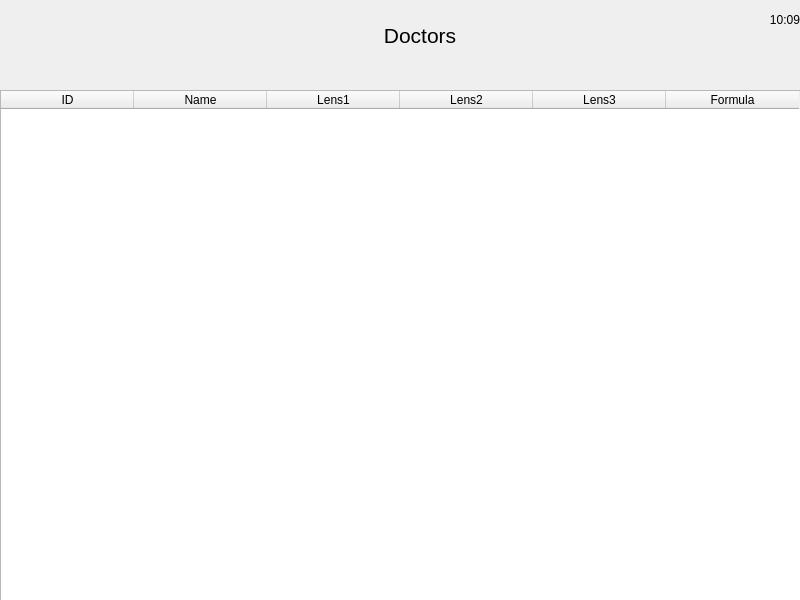
<?xml version="1.0" encoding="UTF-8"?>
<ui version="4.0">
 <class>ViewDoctorDialog</class>
 <widget class="QDialog" name="ViewDoctorDialog">
  <property name="geometry">
   <rect>
    <x>0</x>
    <y>0</y>
    <width>800</width>
    <height>600</height>
   </rect>
  </property>
  <property name="windowTitle">
   <string>Dialog</string>
  </property>
  <property name="styleSheet">
   <string notr="true">background-image: url(:/images/5.png);</string>
  </property>
  <widget class="QTableWidget" name="table_doctor">
   <property name="geometry">
    <rect>
     <x>0</x>
     <y>90</y>
     <width>801</width>
     <height>511</height>
    </rect>
   </property>
   <property name="styleSheet">
    <string notr="true">background-image:url(empty.png);</string>
   </property>
   <property name="editTriggers">
    <set>QAbstractItemView::NoEditTriggers</set>
   </property>
   <attribute name="horizontalHeaderDefaultSectionSize">
    <number>133</number>
   </attribute>
   <column>
    <property name="text">
     <string>ID</string>
    </property>
   </column>
   <column>
    <property name="text">
     <string>Name</string>
    </property>
   </column>
   <column>
    <property name="text">
     <string>Lens1</string>
    </property>
   </column>
   <column>
    <property name="text">
     <string>Lens2</string>
    </property>
   </column>
   <column>
    <property name="text">
     <string>Lens3</string>
    </property>
   </column>
   <column>
    <property name="text">
     <string>Formula</string>
    </property>
   </column>
  </widget>
  <widget class="QPushButton" name="btn_delete">
   <property name="geometry">
    <rect>
     <x>690</x>
     <y>317</y>
     <width>85</width>
     <height>85</height>
    </rect>
   </property>
   <property name="styleSheet">
    <string notr="true">background-image:url(empty.png);
border-image: url(:/images/delete-icon.png);</string>
   </property>
   <property name="text">
    <string/>
   </property>
   <property name="flat">
    <bool>true</bool>
   </property>
  </widget>
  <widget class="QPushButton" name="btn_edit">
   <property name="geometry">
    <rect>
     <x>690</x>
     <y>410</y>
     <width>85</width>
     <height>85</height>
    </rect>
   </property>
   <property name="styleSheet">
    <string notr="true">background-image:url(empty.png);
border-image: url(:/images/edit-icon.png);</string>
   </property>
   <property name="text">
    <string/>
   </property>
   <property name="flat">
    <bool>true</bool>
   </property>
  </widget>
  <widget class="QPushButton" name="btn_close">
   <property name="geometry">
    <rect>
     <x>0</x>
     <y>0</y>
     <width>70</width>
     <height>60</height>
    </rect>
   </property>
   <property name="styleSheet">
    <string notr="true">background-image:url(empty.png);
border-image: url(:/images/icons/ic_arrow_back_white_48dp.png);</string>
   </property>
   <property name="text">
    <string/>
   </property>
   <property name="flat">
    <bool>true</bool>
   </property>
  </widget>
  <widget class="QPushButton" name="btn_add">
   <property name="geometry">
    <rect>
     <x>690</x>
     <y>506</y>
     <width>85</width>
     <height>85</height>
    </rect>
   </property>
   <property name="styleSheet">
    <string notr="true">background-image:url(empty.png);
border-image: url(:/images/add-icon.png);</string>
   </property>
   <property name="text">
    <string/>
   </property>
   <property name="flat">
    <bool>true</bool>
   </property>
  </widget>
  <widget class="QPushButton" name="btn_view">
   <property name="geometry">
    <rect>
     <x>690</x>
     <y>225</y>
     <width>85</width>
     <height>85</height>
    </rect>
   </property>
   <property name="styleSheet">
    <string notr="true">background-image:url(empty.png);
border-image: url(:/images/view-icon.png);</string>
   </property>
   <property name="text">
    <string/>
   </property>
   <property name="flat">
    <bool>true</bool>
   </property>
  </widget>
  <widget class="QLabel" name="label">
   <property name="geometry">
    <rect>
     <x>340</x>
     <y>0</y>
     <width>160</width>
     <height>70</height>
    </rect>
   </property>
   <property name="font">
    <font>
     <pointsize>16</pointsize>
    </font>
   </property>
   <property name="styleSheet">
    <string notr="true">background-image:url(empty.png);</string>
   </property>
   <property name="text">
    <string>Doctors</string>
   </property>
   <property name="alignment">
    <set>Qt::AlignCenter</set>
   </property>
  </widget>
  <widget class="QLabel" name="lbl_time">
   <property name="geometry">
    <rect>
     <x>680</x>
     <y>0</y>
     <width>120</width>
     <height>40</height>
    </rect>
   </property>
   <property name="font">
    <font>
     <pointsize>9</pointsize>
    </font>
   </property>
   <property name="styleSheet">
    <string notr="true">background-image:url(empty.png);border-image:url(empty.png);</string>
   </property>
   <property name="text">
    <string>10:09</string>
   </property>
   <property name="alignment">
    <set>Qt::AlignRight|Qt::AlignTrailing|Qt::AlignVCenter</set>
   </property>
  </widget>
  <widget class="QLabel" name="snackbar">
   <property name="geometry">
    <rect>
     <x>-1</x>
     <y>562</y>
     <width>810</width>
     <height>40</height>
    </rect>
   </property>
   <property name="styleSheet">
    <string notr="true">border-image: url(:/images/alert-red.png);
background-image:url(empty.png);color:rgb(255,255,255);</string>
   </property>
   <property name="text">
    <string/>
   </property>
   <property name="indent">
    <number>5</number>
   </property>
  </widget>
 </widget>
 <resources/>
 <connections/>
</ui>
